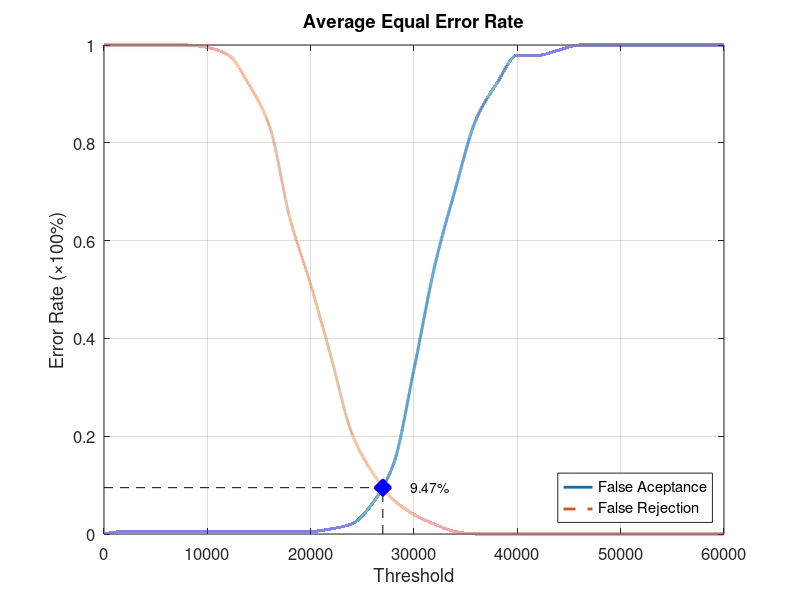
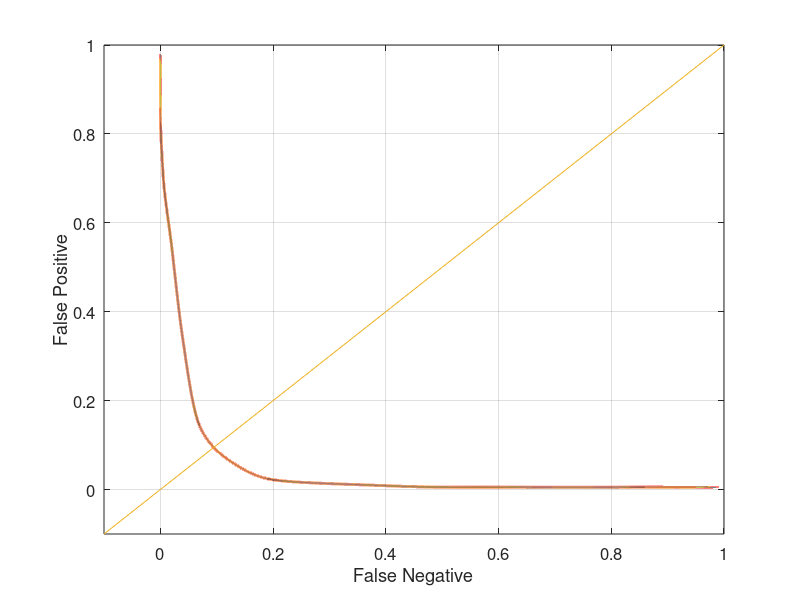

MATLAB code for these plots, in order:
function yEER = Database3_3
close all;
clear;
clc;
x = 0:2000:60000;
xq = 0:0.5:60000;

y0 = [0 0.00526316 0.00526316 0.00526316 0.00526316 0.00526316 0.00526316 0.00526316 0.00526316 0.00526316 0.00526316 0.0105263 0.0210526 0.0631579 0.142105 0.336842 0.547368 0.705263 0.847368 0.921053 0.978947 0.978947 0.989474 1 1 1 1 1 1 1 1];
yy0 = interp1(x, y0, xq, 'pchip');
y1 = [1 1 1 1 1 0.995 0.98 0.92 0.835 0.645 0.51 0.36 0.205 0.125 0.07 0.04 0.02 0.005 0 0 0 0 0 0 0 0 0 0 0 0 0];
yy1 = interp1(x, y1, xq, 'pchip');

% Calculating EER: 
y2 = abs(y0 - y1);
find(y2 == min(y2))
yy2 = abs(yy0 - yy1);
xEER = find(yy2 == min(yy2));
xEERIndex = xq(xEER) % X-axis EER
yEER = yy0(xEER) % Y-axis EER

main = figure
plot(xq, yy0,'-','LineWidth', 2);	hold on
plot(xq, yy1,'--','LineWidth', 2);	hold on
plot([xEERIndex xEERIndex], [0 yEER], 'k--');	hold on
plot([0 xEERIndex], [yEER yEER], 'k--');	hold on
plot(xEERIndex, yEER, 'bx', 'LineWidth', 10);	hold on
text(xEERIndex + 10 * xEERIndex / 100, yEER, [num2str(round((10000 * yEER)) / 100) '%'])
legend('False Aceptance', 'False Rejection', 'Location', 'SouthEast')
xlabel('Threshold')
ylabel('Error Rate (\times100%)')
title('Average Equal Error Rate')
set(gca, 'FontSize', 12)
axis([0 60000 0 1])
grid on

print(main, 'Database3_3Main', '-dpng');
FNRxFPR = figure('Color', [1 1 1]);
plot(yy1, yy0, '-', yy1, yy0, 'LineWidth', 2);
hold on
y = -0.1:0.1:1
plot(y, y); 
set(gca, 'FontSize', 12)
xlabel('False Negative')
ylabel('False Positive')
axis([-0.1 1 -0.1 1])
set(gca, 'FontSize', 12)
grid on

print(FNRxFPR, 'Database3_3FNRxFPR','-dpng');
end
